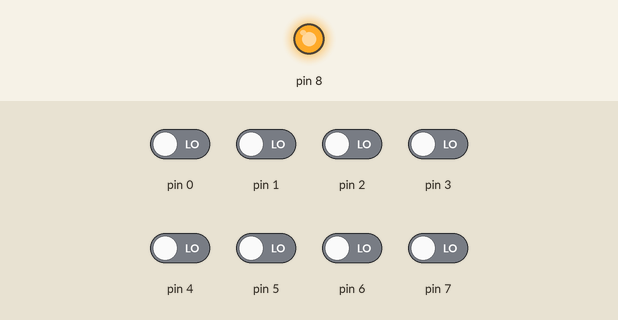
This sketch was run on a simulated Arduino Uno, built with avr-gcc and run on an emulated ATmega328P. Parts: output pins drawn as LEDs (lit = HIGH). The inputs (shaded band) are chosen by the test bench; at power-on: pin 0–7 LOW.

Above: at 0.1 s.
Timing chart, 0 to 1.6 s (numbered marks = the images above):
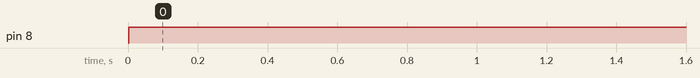

Measured:
- by itself, pin 8: LOW → HIGH at 0.00 s

The sketch:

pb_1.ino
```cpp
#include <math.h>
void setup() {
  // put your setup code here, to run once:
for (int i =0 ; i<8 ; i++)
{
    pinMode (i, INPUT);
  }
  pinMode (8,OUTPUT);
}
float T =0;
void loop() {
  // put your main code here, to run repeatedly:
for (int i=0; i<8 ; i++)
{
  T +=(pow(2,i)*digitalRead (i));

  }
  T=T*4;
 digitalWrite (8,HIGH);
 delay (T);
}
```
